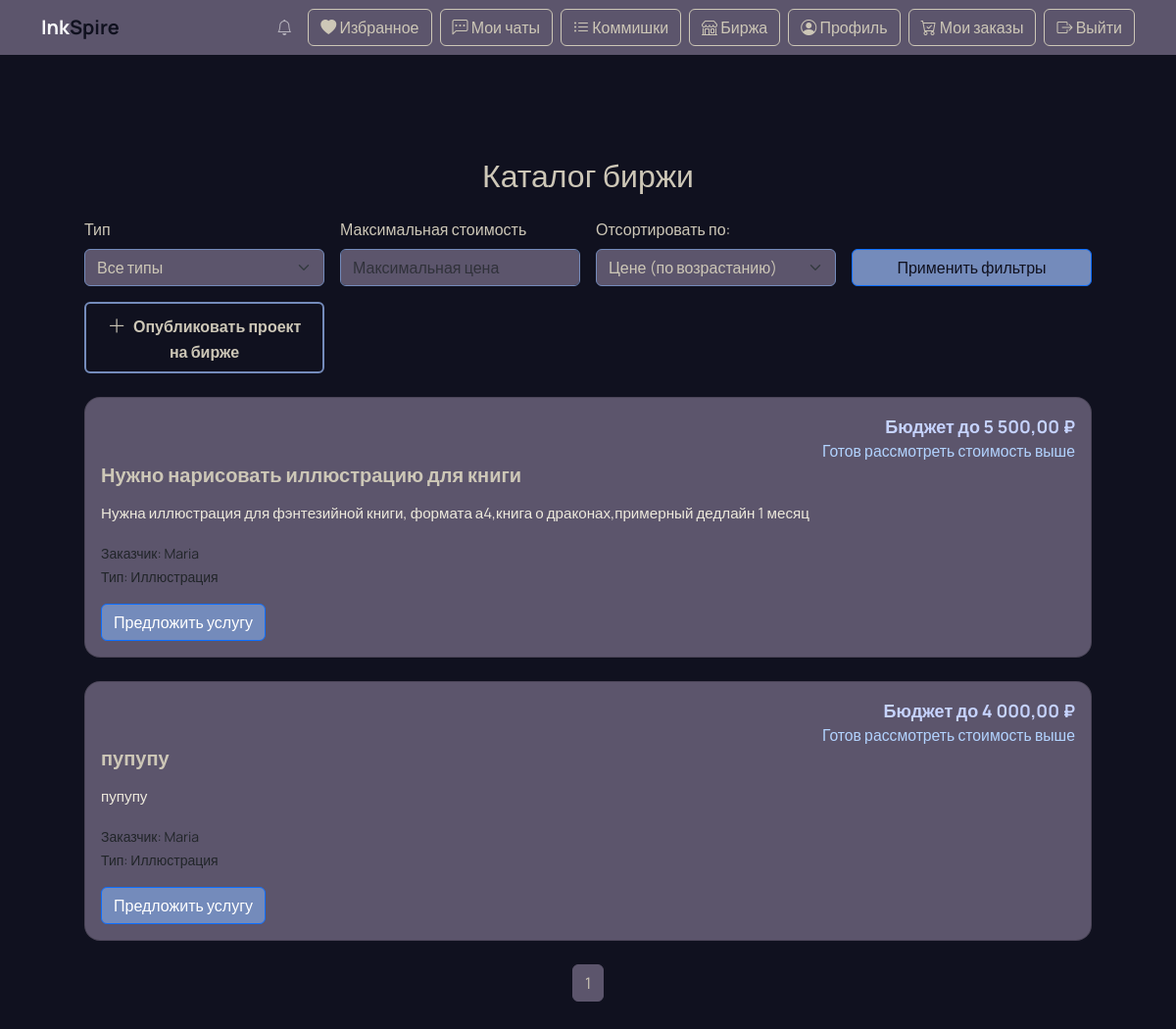
Screenshot of /bazaar/ (signed in) with the database file from the repository.
### main/models.py (models this page shows, shortened)
class Birzha(models.Model):
    user = models.ForeignKey(User, on_delete=models.CASCADE)
    title = models.CharField(max_length=255)
    description = models.TextField()
    files = models.ManyToManyField('File', blank=True)
    type = models.ForeignKey('Type', on_delete=models.CASCADE)
    price = models.DecimalField(max_digits=10, decimal_places=2)
    increasedPrice = models.BooleanField(default=False)

class Type(models.Model):
    name = models.CharField(max_length=255)

### main/views.py (the view)
# urls.py: path('bazaar/', views.bazaar_catalog, name='bazaar_catalog'),
def bazaar_catalog(request):
    bids = Birzha.objects.all()
    type_filter = request.GET.get('type')
    if type_filter:
        bids = bids.filter(type_id=type_filter)
    price_filter = request.GET.get('price')
    if price_filter:
        try:
            price_filter = float(price_filter)
            bids = bids.filter(price__lte=price_filter)  # Меньше или равно указанной цене
        except ValueError:
            pass
    sort_by = request.GET.get('sort', 'created_at_desc')
    if sort_by == 'price_asc':
        bids = bids.order_by('price')
    elif sort_by == 'price_desc':
        bids = bids.order_by('-price')
    paginator = Paginator(bids, 9)  # 9 заказов на странице
    page_number = request.GET.get('page')
    page_obj = paginator.get_page(page_number)
    types = Type.objects.all()
    return render(request, 'bazaar_catalog.html', {
        'bids': page_obj,
        'types': types,
    })

### main/context_processors.py (called while the page is built)
def notifications(request):
    if request.user.is_authenticated:
        return {'notifications': request.user.notifications.all()}
    return {}

### main/templates/bazaar_catalog.html (shortened to what this page needs)
{% extends 'base.html' %}
{% load static %}
{% block extra_css %}
    <link rel="stylesheet" href="{% static 'css/BazaarCatalog.css' %}">
{% endblock %}
{% block content %}
<div class="bazaar-catalog">
    <div class="container mt-5">
        <h2 class="text-center mb-4">Каталог биржи</h2>
        <form method="get" class="row g-3 mb-4">
            <div class="col-md-3">
                <label for="typeFilter" class="form-label">Тип</label>
                <select id="typeFilter" name="type" class="form-select">
                    <option value="">Все типы</option>
                </select>
            </div>
            <div class="col-md-3">
                <label for="priceFilter" class="form-label">Максимальная стоимость</label>
                <input type="number" id="priceFilter" name="price" class="form-control price-input" placeholder="Максимальная цена" value="{{ request.GET.price }}">
            </div>
            <div class="col-md-3 align-self-end">
                <label for="sortFilter" class="form-label">Отсортировать по:</label>
                <select id="sortFilter" name="sort" class="form-select">
                    <option value="price_asc" {% if request.GET.sort == 'price_asc' %}selected{% endif %}>Цене (по возрастанию)</option>
                </select>
            </div>
            <div class="col-md-3 align-self-end">
                <button type="submit" class="btn btn-primary w-100">Применить фильтры</button>
            </div>
            {% if request.user.is_authenticated %}
                <div class="col-md-3 align-self-end">
                    <a href="{% url 'create_bid' %}" class="btn btn-secondary w-100">
                        <i class="bi bi-plus-lg me-1"></i> Опубликовать проект на бирже
                    </a>
                </div>
            {% endif %}
        </form>
        <div class="row row-cols-1 g-4">
            {% for bid in bids %}
               <div class="col">
                    <div class="card h-100">
                        <div class="card-body">
                            <div class="budget-info text-end">
                                <strong class="formatted-price">Бюджет до {{ bid.price }} ₽</strong>
                                {% if bid.increasedPrice %}
                                    <small class="text-muted d-block">Готов рассмотреть стоимость выше</small>
                                {% endif %}
                            </div>
                            <h5 class="card-title">{{ bid.title }}</h5>
                            <p class="card-text">{{ bid.description }}</p>
                            <div class="d-flex justify-content-between align-items-center">
                                <div>
                                    <small>Заказчик: {{ bid.user.username }}</small><br>
                                    <small>Тип: {{ bid.type.name }}</small>
                                </div>
                            </div>
                           <button type="button" class="btn btn-primary mt-3">
                                <a href="{% url 'offer_service' bid.id %}" style="color: white; text-decoration: none;">Предложить услугу</a>
                            </button>
                        </div>
                    </div>
                </div>
            {% empty %}
                <div class="col text-center">
                    <p>Заказов пока нет.</p>
                </div>
            {% endfor %}
        </div>
        <nav aria-label="Page navigation">
            <ul class="pagination justify-content-center mt-4">
                {% for i in bids.paginator.page_range %}
                    <li class="page-item {% if bids.number == i %}active{% endif %}">
                        <a class="page-link" href="?page={{ i }}">{{ i }}</a>
                    </li>
                {% endfor %}
            </ul>
        </nav>
    </div>
</div>
{% endblock %}

### main/static/css/style.css (style rules this page uses)
body { background-color: #10111F; color: #CDC7B7; font-family: 'Manrope', sans-serif; }
.card-title { font-size: 1.25rem; font-weight: 600; color: #CDC7B7; }
.card-text { font-size: 0.95rem; color: #EDE9DC; }

### main/static/css/BazaarCatalog.css (style rules this page uses)
.bazaar-catalog { background-color: #10111F; padding: 2rem; }
.bazaar-catalog .form-select, .bazaar-catalog .form-control { background-color: #5C556C; border-color: #748BBB; color: #CDC7B7; }
.bazaar-catalog .btn-primary { background-color: #748BBB; color: #10111F; }
.bazaar-catalog .card { background-color: #5C556C; border-radius: 1rem; overflow: hidden; display: flex; flex-direction: column; height: 100%; transition: transform 0.3s ease, box-shadow 0.3s ease; }
.bazaar-catalog .card-body { flex-grow: 1; padding: 1rem; }
.bazaar-catalog .card-title { color: #CDC7B7; font-size: 1.25rem; margin-bottom: 1rem; }
.bazaar-catalog .card-text { color: #EDE9DC; margin-top: auto; }
.bazaar-catalog .budget-info { color: #C6D3FF; font-size: 18px; }
.bazaar-catalog .text-muted { color: #b2d3ff !important; }
.bazaar-catalog .pagination .page-link { color: #CDC7B7; background-color: transparent; border: 1px solid #748BBB; }
.bazaar-catalog .pagination .page-item.active .page-link { z-index: 3; color: #CDC7B7; background-color: #5C556C; border-color: #5C556C; }
.btn-secondary { background-color: transparent; color: #CDC7B7; border: 2px solid #748BBB; font-weight: bold; padding: 0.5rem 1rem; border-radius: 6px; transition: all 0.3s ease; }
.btn-secondary i { font-size: 1.2rem; }

### rows the page displays
Birzha: increasedPrice "Готов рассмотреть стоимость выше", title "Нужно нарисовать иллюстрацию для книги", description "Нужна иллюстрация для фэнтезийной книги, формата а4,книга о драконах,примерный дедлайн 1 месяц", user.username "Maria", type.name "Иллюстрация"
Birzha: increasedPrice "Готов рассмотреть стоимость выше", title "пупупу", description "пупупу", user.username "Maria", type.name "Иллюстрация"

### other values shown
{{ i }} "1"
